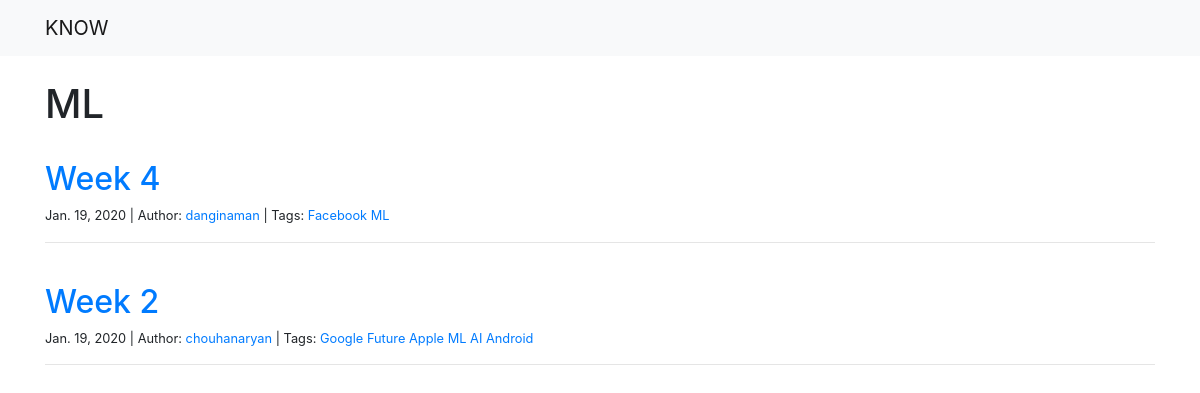
The app's page /tag/ML/ with its own data.
### blog/models.py (models this page shows, shortened)
class Post(models.Model):
    title = models.CharField(max_length=255)
    body = RichTextField()
    author = models.ForeignKey('Author', on_delete=models.CASCADE)
    created_on = models.DateTimeField(default=now)
    tags = models.ManyToManyField('Tag', related_name='posts')

class Author(models.Model):
    name = models.CharField(max_length=40)
    def __str__(self):
        return f'{self.name}'

class Tag(models.Model):
    name = models.CharField(max_length=20)

### blog/views.py (the view)
# urls.py: path("tag/<tag>/", views.tag, name="tag"),
def tag(request, tag):
    posts = Post.objects.filter(
        tags__name__contains=tag
    ).order_by('-created_on')
    context = {
        "tag": tag,
        "posts": posts
    }
    return render(request, "tag.html", context)

### blog/templates/tag.html
{% extends "base.html" %}
{% block page_content %}
<div>
    <br>
    <h1>{{ tag }}</h1>
    <br>
    {% for post in posts %}
        <h2><a href="{% url 'detail' post.pk%}">{{ post.title }}</a></h2>
        <small>
            {{ post.created_on.date }} | Author: <a href="{% url 'author' post.author %}">{{ post.author }}</a> |
            Tags:
            {% for tag in post.tags.all %}
            <a href="{% url 'tag' tag.name %}">
                {{ tag.name }}
            </a>
            {% endfor %}
        </small>
        <hr>
        <br>
    {% endfor %}
</div>
{% endblock %}

### records on screen
Post: title "Week 4", created_on "Jan. 19, 2020", author "danginaman"
Tag: name "Facebook"
Tag: name "ML"
Post: title "Week 2", created_on "Jan. 19, 2020", author "chouhanaryan"
Tag: name "Google"
Tag: name "Future"
Tag: name "Apple"
Tag: name "AI"
Tag: name "Android"

### other values on screen
{{ tag }} "ML"
